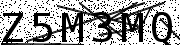
#> input picture captcha.png, 180 x 45 px; its folder holds only this picture in this run
$ python captcha-statistics.py captcha.png
#> lines starting #> are read from the running program, lines starting #| are printed output that depends on the picture; after the words box and inside, x2 and y2 are one past the last pixel; in counts of white or black regions, pixels touching at a corner belong together
#!/usr/bin/python3

# A Script for simple captcha recognition through recursive statistical improvement

# NOTE: After un-noising an image, u can run tesseract right away,
# but that would destroy the whole statistics idea, right? :)

import sys

from PIL import Image
from os import stat

modifications = 0

def modify(original):
    global modifications
    f = original.split('.')[:-1]
    modified = f[0]
    for i in f[1:]: modified += '.' + i
    modifications += 1
    modified += '#modified-%d.png' % modifications
    return modified

def un_noise(image):
    # Hold a grayscale version
#> called with image = 'captcha.png'
    img = Image.open(image).convert('L')
#> img is the input picture: PIL image 180x45 L; min 0, max 255, mean 160.9
    matrix = img.load()
    # Remove borders
    for x in [0, img.width-1]:
        for y in range(0, img.height): matrix[x,y] = 255
    for y in [0, img.height-1]:
        for x in range(0, img.width): matrix[x, y] = 255
    # Threshold, Whiten non-Blacks
    for x in range(0, img.width):
        for y in range(0, img.height):
            if matrix[x, y] != 0: matrix[x, y] = 255
    # Remove salt, progressively
    c = stat(image).st_size
    s = c + 1
    while s > c:
        s = c
        for x in range(1, img.width-1):
            for y in range(1, img.height-1):
                # if at least 3 out of 4 adjacent pixels are white, whiten
                if matrix[x-1, y] + matrix[x+1, y] + matrix[x, y-1] + matrix[x, y+1] > 510:
                    matrix[x, y] = 255
        f = modify(image)
        img.save(f)
        c = stat(f).st_size
#> this loop made 4 passes
#> pass 1, in un_noise, `img.save(f)`:
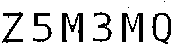
#> saved as captcha#modified-1.png: PIL image 180x45 L; 82.9% white; 8 black regions (2 under 20 px), largest, box (x1, y1, x2, y2) and area: (62, 13, 83, 42) 310, (122, 13, 143, 42) 297, (152, 13, 171, 44) 210, (2, 12, 23, 43) 206, (33, 13, 52, 42) 187, (93, 12, 112, 42) 170
#> after the loop: img: PIL image 180x45 L; 83% white; 6 black regions, box (x1, y1, x2, y2) and area: (62, 13, 83, 42) 310, (122, 13, 143, 42) 297, (152, 13, 171, 44) 210, (3, 12, 23, 43) 202, (33, 13, 52, 42) 187, (93, 12, 112, 42) 169
    print('Ran %d linear salt removal(s)!' % modifications)

# [7 lines of commented-out code are left out]

if __name__ == '__main__':
    #s = '/home/amr/captcha-research/captcha.png'
    s = sys.argv[1]
    print('Un-noising %s' % s)
    un_noise(s)
